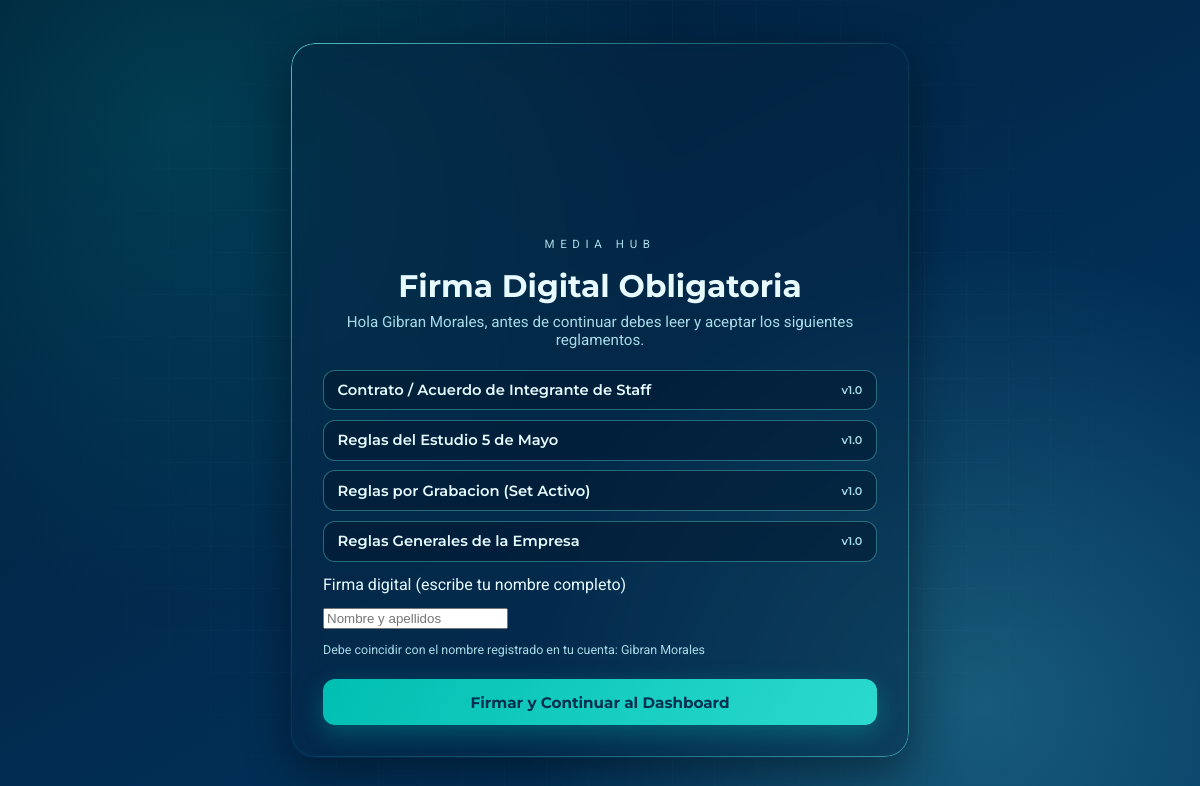
The page /legal/firma.php (signed in) on the database its author committed.
### tables this page shows
CREATE TABLE IF NOT EXISTS `user_legal_signatures` (
  `id` INT(11) NOT NULL AUTO_INCREMENT,
  `user_id` INT(11) NOT NULL,
  `document_id` INT(11) NOT NULL,
  `signed` TINYINT(1) NOT NULL DEFAULT 0,
  `signed_at` DATETIME DEFAULT NULL,
  `ip_address` VARCHAR(45) DEFAULT NULL,
  PRIMARY KEY (`id`),
  UNIQUE KEY `user_document` (`user_id`,`document_id`),
  CONSTRAINT `fk_signature_user` FOREIGN KEY (`user_id`) REFERENCES `users` (`id`) ON DELETE CASCADE,
  CONSTRAINT `fk_signature_document` FOREIGN KEY (`document_id`) REFERENCES `legal_documents` (`id`) ON DELETE CASCADE
);

CREATE TABLE IF NOT EXISTS `legal_documents` (
  `id` INT(11) NOT NULL AUTO_INCREMENT,
  `code` VARCHAR(40) NOT NULL,
  `title` VARCHAR(150) NOT NULL,
  `content` TEXT NOT NULL,
  `version` VARCHAR(10) NOT NULL DEFAULT '1.0',
  `sort_order` INT(2) NOT NULL DEFAULT 0,
  `updated_at` TIMESTAMP NOT NULL DEFAULT CURRENT_TIMESTAMP ON UPDATE CURRENT_TIMESTAMP,
  PRIMARY KEY (`id`),
  UNIQUE KEY `code` (`code`)
);

### legal/firma.php (the view, shortened to what this page needs)
<?php
$pdo = Database::getInstance()->getConnection();
$userId = (int) $_SESSION['user_id'];
$stmt = $pdo->prepare(
    'SELECT d.id, d.code, d.title, d.content, d.version, s.signed
     FROM legal_documents d
     JOIN user_legal_signatures s ON s.document_id = d.id
     WHERE s.user_id = :user_id
     ORDER BY d.sort_order ASC'
);
$stmt->execute(['user_id' => $userId]);
$documents = $stmt->fetchAll();
$pendingDocuments = array_filter($documents, static fn ($doc) => (int) $doc['signed'] === 0);
?>
<!DOCTYPE html>
<html lang="es">
<head>
    <link rel="stylesheet" href="../assets/css/main.css">
    <link rel="stylesheet" href="../assets/css/legal.css">
</head>
<body>
    <main class="viewport legal-viewport" aria-labelledby="legal-title">
        <section class="login-shell legal-shell" role="region" aria-label="Firma digital de reglamentos">
            <div class="brand-block">
                <div class="brand-mark" aria-hidden="true">
                    <img src="../assets/img/logo.png" alt="Isotipo Media HUB" loading="eager" decoding="async">
                </div>
                <p class="brand-label">MEDIA HUB</p>
            </div>
            <header class="panel-header">
                <h1 id="legal-title">Firma Digital Obligatoria</h1>
                <p>Hola <?php echo htmlspecialchars((string) $_SESSION['full_name'], ENT_QUOTES, 'UTF-8'); ?>, antes de continuar debes leer y aceptar los siguientes reglamentos.</p>
            </header>
            <form class="legal-form" method="post" action="firma.php" novalidate>
                <div class="legal-doc-list">
                    <?php foreach ($pendingDocuments as $doc): ?>
                        <details class="legal-doc">
                            <summary>
                                <?php echo htmlspecialchars($doc['title'], ENT_QUOTES, 'UTF-8'); ?>
                                <span class="legal-doc-version">v<?php echo htmlspecialchars($doc['version'], ENT_QUOTES, 'UTF-8'); ?></span>
                            </summary>
                        </details>
                    <?php endforeach; ?>
                </div>
                <label for="signature_name">Firma digital (escribe tu nombre completo)</label>
                <div class="field-wrap">
                    <input type="text" id="signature_name" name="signature_name" autocomplete="name" placeholder="Nombre y apellidos" required>
                </div>
                <small class="field-message">Debe coincidir con el nombre registrado en tu cuenta: <?php echo htmlspecialchars((string) $_SESSION['full_name'], ENT_QUOTES, 'UTF-8'); ?></small>
                <button type="submit">Firmar y Continuar al Dashboard</button>
            </form>
        </section>
    </main>
</body>
</html>

### assets/css/main.css (style rules this page uses)
* { box-sizing: border-box; }
html, body { margin: 0; min-height: 100%; }
body { background: radial-gradient(circle at 15% 15%, rgba(0, 191, 178, 0.18), transparent 40%), radial-gradient(circle at 82% 88%, rgba(111, 250, 240, 0.2), transparent 38%), linear-gradient(150deg, #011c35, var(--deep-sea-blue) 56%, #01355f); color: var(--text-main); font-family: "Roboto", sans-serif; }
.viewport { min-height: 100vh; display: grid; place-items: center; padding: 1.5rem; position: relative; overflow: hidden; }
.viewport::before { content: ""; position: absolute; inset: 0; background-image: linear-gradient(rgba(169, 220, 232, 0.05) 1px, transparent 1px), linear-gradient(90deg, rgba(169, 220, 232, 0.05) 1px, transparent 1px); background-size: 42px 42px; mask-image: radial-gradient(circle at center, black 25%, transparent 82%); }
.login-shell { width: min(460px, 100%); padding: 2rem; border-radius: 24px; background: var(--panel-bg); backdrop-filter: blur(15px); -webkit-backdrop-filter: blur(15px); border: 1px solid transparent; position: relative; box-shadow: 0 14px 45px rgba(0, 0, 0, 0.42); animation: rise 0.7s ease both; }
.login-shell::before { content: ""; position: absolute; inset: 0; border-radius: inherit; padding: 1px; background: linear-gradient(135deg, rgba(111, 250, 240, 0.7), rgba(0, 191, 178, 0.1), rgba(111, 250, 240, 0.45)); -webkit-mask: linear-gradient(#000 0 0) content-box, linear-gradient(#000 0 0); -webkit-mask-composite: xor; mask-composite: exclude; pointer-events: none; }
.brand-block { display: grid; justify-items: center; gap: 0.35rem; }
.brand-mark { width: 100%; max-width: 180px; filter: drop-shadow(0 0 14px rgba(0, 191, 178, 0.48)); display: grid; place-items: center; }
.brand-mark img { width: 100%; display: block; height: auto; }
.brand-label { margin: 0; letter-spacing: 0.35rem; font-size: 0.72rem; color: var(--text-soft); }
.panel-header { margin: 1rem 0 1.3rem; text-align: center; }
.panel-header h1 { margin: 0; font-family: "Montserrat", sans-serif; font-size: clamp(1.5rem, 2.6vw, 1.95rem); font-weight: 700; }
.panel-header p { margin: 0.5rem 0 0; color: var(--text-soft); font-size: 0.95rem; }
.field-wrap { position: relative; }
.field-message { min-height: 1rem; margin: 0; font-size: 0.78rem; color: var(--text-soft); }
button[type="submit"] { margin-top: 0.45rem; border: none; border-radius: 12px; padding: 0.85rem 1rem; color: #022f4d; font-family: "Montserrat", sans-serif; font-weight: 700; font-size: 0.95rem; cursor: pointer; background: linear-gradient(120deg, var(--pacific-turquoise) 0%, #33ded3 55%, var(--pacific-turquoise) 100%); background-size: 220% 100%; transition: transform 180ms ease, box-shadow 180ms ease, background-position 450ms ease; box-shadow: 0 8px 24px rgba(0, 191, 178, 0.3); }

### assets/css/legal.css (style rules this page uses)
.legal-shell { width: min(620px, 100%); max-height: 92vh; overflow-y: auto; }
.legal-form { display: grid; gap: 0.85rem; margin-top: 0.5rem; }
.legal-doc-list { display: grid; gap: 0.6rem; }
.legal-doc { border: 1px solid var(--border-soft); border-radius: 12px; background: var(--field-bg); padding: 0.65rem 0.85rem; }
.legal-doc summary { cursor: pointer; font-family: "Montserrat", sans-serif; font-weight: 600; font-size: 0.92rem; color: var(--text-main); display: flex; justify-content: space-between; align-items: center; gap: 0.5rem; list-style: none; }
.legal-doc-version { font-size: 0.7rem; color: var(--text-soft); white-space: nowrap; }

### rows shown on the page
user_legal_signatures: document.title "Contrato / Acuerdo de Integrante de Staff", document.version "1.0"
user_legal_signatures: document.title "Reglas del Estudio 5 de Mayo", document.version "1.0"
user_legal_signatures: document.title "Reglas por Grabacion (Set Activo)", document.version "1.0"
user_legal_signatures: document.title "Reglas Generales de la Empresa", document.version "1.0"

### other values the page prints
$_SESSION['full_name'] "Gibran Morales"
